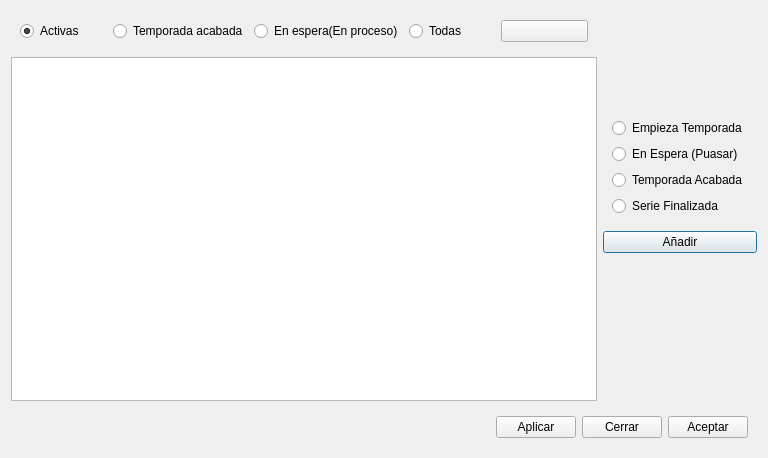
<?xml version="1.0" encoding="UTF-8"?>
<ui version="4.0">
 <class>Dialog</class>
 <widget class="QDialog" name="Dialog">
  <property name="geometry">
   <rect>
    <x>0</x>
    <y>0</y>
    <width>768</width>
    <height>458</height>
   </rect>
  </property>
  <property name="windowTitle">
   <string>Dialog</string>
  </property>
  <property name="windowIcon">
   <iconset resource="fatcow.qrc">
    <normaloff>:/Iconos/Icons/fatcow/Principal.png</normaloff>:/Iconos/Icons/fatcow/Principal.png</iconset>
  </property>
  <layout class="QGridLayout" name="gridLayout_2">
   <item row="0" column="1">
    <spacer name="verticalSpacer">
     <property name="orientation">
      <enum>Qt::Vertical</enum>
     </property>
     <property name="sizeHint" stdset="0">
      <size>
       <width>20</width>
       <height>102</height>
      </size>
     </property>
    </spacer>
   </item>
   <item row="1" column="1">
    <widget class="QWidget" name="widget" native="true">
     <layout class="QVBoxLayout" name="verticalLayout">
      <item>
       <widget class="QRadioButton" name="radioButtonEmpieza">
        <property name="text">
         <string>Empieza Temporada</string>
        </property>
       </widget>
      </item>
      <item>
       <widget class="QRadioButton" name="radioButtonEspera">
        <property name="text">
         <string>En Espera (Puasar)</string>
        </property>
       </widget>
      </item>
      <item>
       <widget class="QRadioButton" name="radioButtonAcabaT">
        <property name="text">
         <string>Temporada Acabada</string>
        </property>
       </widget>
      </item>
      <item>
       <widget class="QRadioButton" name="radioButtonFinalizada">
        <property name="text">
         <string>Serie Finalizada</string>
        </property>
       </widget>
      </item>
     </layout>
    </widget>
   </item>
   <item row="2" column="1">
    <widget class="QPushButton" name="pushButtonAnadir">
     <property name="text">
      <string>Añadir</string>
     </property>
     <property name="icon">
      <iconset resource="fatcow.qrc">
       <normaloff>:/Iconos/Icons/fatcow/add.png</normaloff>:/Iconos/Icons/fatcow/add.png</iconset>
     </property>
    </widget>
   </item>
   <item row="3" column="1">
    <spacer name="verticalSpacer_2">
     <property name="orientation">
      <enum>Qt::Vertical</enum>
     </property>
     <property name="sizeHint" stdset="0">
      <size>
       <width>20</width>
       <height>158</height>
      </size>
     </property>
    </spacer>
   </item>
   <item row="0" column="0" rowspan="4">
    <layout class="QGridLayout" name="gridLayout">
     <item row="0" column="0">
      <widget class="QWidget" name="widget_2" native="true">
       <layout class="QHBoxLayout" name="horizontalLayout">
        <item>
         <widget class="QRadioButton" name="radioButtonAct">
          <property name="text">
           <string>Activas</string>
          </property>
          <property name="checked">
           <bool>true</bool>
          </property>
         </widget>
        </item>
        <item>
         <widget class="QRadioButton" name="radioButtonTemp">
          <property name="text">
           <string>Temporada acabada</string>
          </property>
         </widget>
        </item>
        <item>
         <widget class="QRadioButton" name="radioButtonPausada">
          <property name="text">
           <string>En espera(En proceso)</string>
          </property>
         </widget>
        </item>
        <item>
         <widget class="QRadioButton" name="radioButtonTodas">
          <property name="text">
           <string>Todas</string>
          </property>
         </widget>
        </item>
        <item>
         <widget class="QPushButton" name="pushButtonRefresh">
          <property name="text">
           <string/>
          </property>
          <property name="icon">
           <iconset resource="fatcow.qrc">
            <normaloff>:/Iconos/Icons/fatcow/arrow_refresh.png</normaloff>:/Iconos/Icons/fatcow/arrow_refresh.png</iconset>
          </property>
         </widget>
        </item>
       </layout>
      </widget>
     </item>
     <item row="1" column="0">
      <widget class="QListWidget" name="listWidget">
       <property name="editTriggers">
        <set>QAbstractItemView::AllEditTriggers</set>
       </property>
       <property name="layoutMode">
        <enum>QListView::Batched</enum>
       </property>
       <property name="selectionRectVisible">
        <bool>false</bool>
       </property>
      </widget>
     </item>
    </layout>
   </item>
   <item row="4" column="0" colspan="2">
    <widget class="QWidget" name="WidgetBotones" native="true">
     <layout class="QHBoxLayout" name="LayoutBotones">
      <item>
       <widget class="QLabel" name="label_Info">
        <property name="text">
         <string/>
        </property>
       </widget>
      </item>
      <item>
       <spacer name="horizontalSpacer">
        <property name="orientation">
         <enum>Qt::Horizontal</enum>
        </property>
        <property name="sizeHint" stdset="0">
         <size>
          <width>40</width>
          <height>20</height>
         </size>
        </property>
       </spacer>
      </item>
      <item>
       <widget class="QPushButton" name="pushButtonAplicar">
        <property name="text">
         <string>Aplicar</string>
        </property>
        <property name="icon">
         <iconset resource="fatcow.qrc">
          <normaloff>:/Iconos/Icons/fatcow/accept_button.png</normaloff>:/Iconos/Icons/fatcow/accept_button.png</iconset>
        </property>
       </widget>
      </item>
      <item>
       <widget class="QPushButton" name="pushButtonCerrar">
        <property name="text">
         <string>Cerrar</string>
        </property>
        <property name="icon">
         <iconset resource="fatcow.qrc">
          <normaloff>:/Iconos/Icons/fatcow/cancel.png</normaloff>:/Iconos/Icons/fatcow/cancel.png</iconset>
        </property>
       </widget>
      </item>
      <item>
       <widget class="QPushButton" name="pushButtonAceptar">
        <property name="text">
         <string>Aceptar</string>
        </property>
        <property name="icon">
         <iconset resource="fatcow.qrc">
          <normaloff>:/Iconos/Icons/fatcow/file_save_as.png</normaloff>:/Iconos/Icons/fatcow/file_save_as.png</iconset>
        </property>
       </widget>
      </item>
     </layout>
    </widget>
   </item>
  </layout>
  <zorder>widget</zorder>
  <zorder>pushButtonAnadir</zorder>
  <zorder>verticalSpacer</zorder>
  <zorder>verticalSpacer_2</zorder>
 </widget>
 <resources>
  <include location="fatcow.qrc"/>
 </resources>
 <connections/>
</ui>
